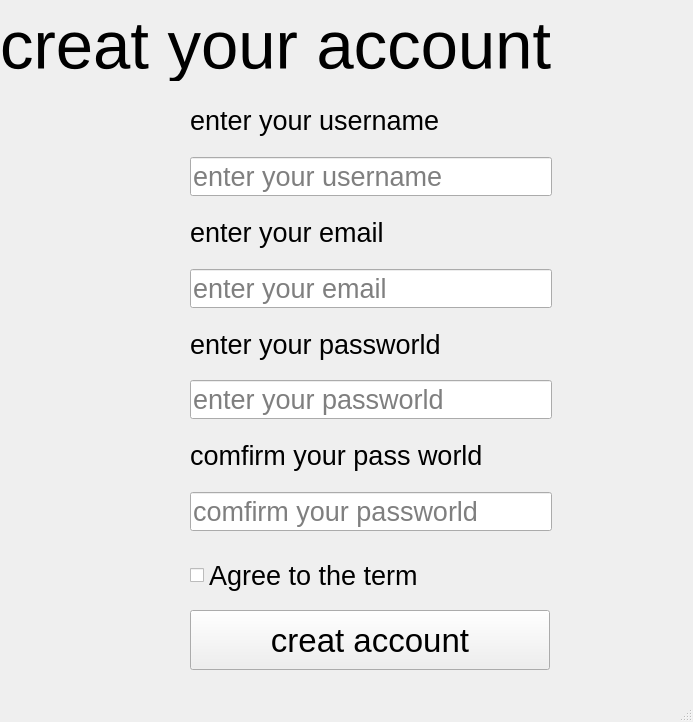
<?xml version="1.0" encoding="UTF-8"?>
<ui version="4.0">
 <class>MainWindow</class>
 <widget class="QMainWindow" name="MainWindow">
  <property name="geometry">
   <rect>
    <x>0</x>
    <y>0</y>
    <width>693</width>
    <height>722</height>
   </rect>
  </property>
  <property name="windowTitle">
   <string>MainWindow</string>
  </property>
  <widget class="QWidget" name="centralwidget">
   <widget class="QLabel" name="label">
    <property name="geometry">
     <rect>
      <x>0</x>
      <y>10</y>
      <width>701</width>
      <height>71</height>
     </rect>
    </property>
    <property name="font">
     <font>
      <pointsize>50</pointsize>
     </font>
    </property>
    <property name="text">
     <string>creat your account</string>
    </property>
   </widget>
   <widget class="QWidget" name="verticalLayoutWidget">
    <property name="geometry">
     <rect>
      <x>190</x>
      <y>90</y>
      <width>362</width>
      <height>441</height>
     </rect>
    </property>
    <layout class="QVBoxLayout" name="verticalLayout">
     <item>
      <widget class="QLabel" name="label_2">
       <property name="font">
        <font>
         <pointsize>20</pointsize>
        </font>
       </property>
       <property name="text">
        <string>enter your username</string>
       </property>
      </widget>
     </item>
     <item>
      <widget class="QLineEdit" name="lineEdit">
       <property name="font">
        <font>
         <pointsize>20</pointsize>
        </font>
       </property>
       <property name="placeholderText">
        <string>enter your username</string>
       </property>
      </widget>
     </item>
     <item>
      <widget class="QLabel" name="label_3">
       <property name="font">
        <font>
         <pointsize>20</pointsize>
        </font>
       </property>
       <property name="text">
        <string>enter your email</string>
       </property>
      </widget>
     </item>
     <item>
      <widget class="QLineEdit" name="lineEdit_3">
       <property name="font">
        <font>
         <pointsize>20</pointsize>
        </font>
       </property>
       <property name="placeholderText">
        <string>enter your email</string>
       </property>
      </widget>
     </item>
     <item>
      <widget class="QLabel" name="label_4">
       <property name="font">
        <font>
         <pointsize>20</pointsize>
        </font>
       </property>
       <property name="text">
        <string>enter your passworld</string>
       </property>
      </widget>
     </item>
     <item>
      <widget class="QLineEdit" name="lineEdit_2">
       <property name="font">
        <font>
         <pointsize>20</pointsize>
        </font>
       </property>
       <property name="placeholderText">
        <string>enter your passworld</string>
       </property>
      </widget>
     </item>
     <item>
      <widget class="QLabel" name="label_6">
       <property name="font">
        <font>
         <pointsize>20</pointsize>
        </font>
       </property>
       <property name="text">
        <string>comfirm your pass world</string>
       </property>
      </widget>
     </item>
     <item>
      <widget class="QLineEdit" name="lineEdit_4">
       <property name="font">
        <font>
         <pointsize>20</pointsize>
        </font>
       </property>
       <property name="placeholderText">
        <string>comfirm your passworld</string>
       </property>
      </widget>
     </item>
    </layout>
   </widget>
   <widget class="QPushButton" name="pushButton">
    <property name="geometry">
     <rect>
      <x>190</x>
      <y>610</y>
      <width>360</width>
      <height>60</height>
     </rect>
    </property>
    <property name="font">
     <font>
      <pointsize>25</pointsize>
     </font>
    </property>
    <property name="text">
     <string>creat account</string>
    </property>
   </widget>
   <widget class="QCheckBox" name="checkBox">
    <property name="geometry">
     <rect>
      <x>190</x>
      <y>560</y>
      <width>291</width>
      <height>31</height>
     </rect>
    </property>
    <property name="font">
     <font>
      <pointsize>20</pointsize>
     </font>
    </property>
    <property name="text">
     <string>Agree to the term</string>
    </property>
   </widget>
  </widget>
  <widget class="QMenuBar" name="menubar">
   <property name="geometry">
    <rect>
     <x>0</x>
     <y>0</y>
     <width>693</width>
     <height>26</height>
    </rect>
   </property>
  </widget>
  <widget class="QStatusBar" name="statusbar"/>
 </widget>
 <resources/>
 <connections/>
</ui>
